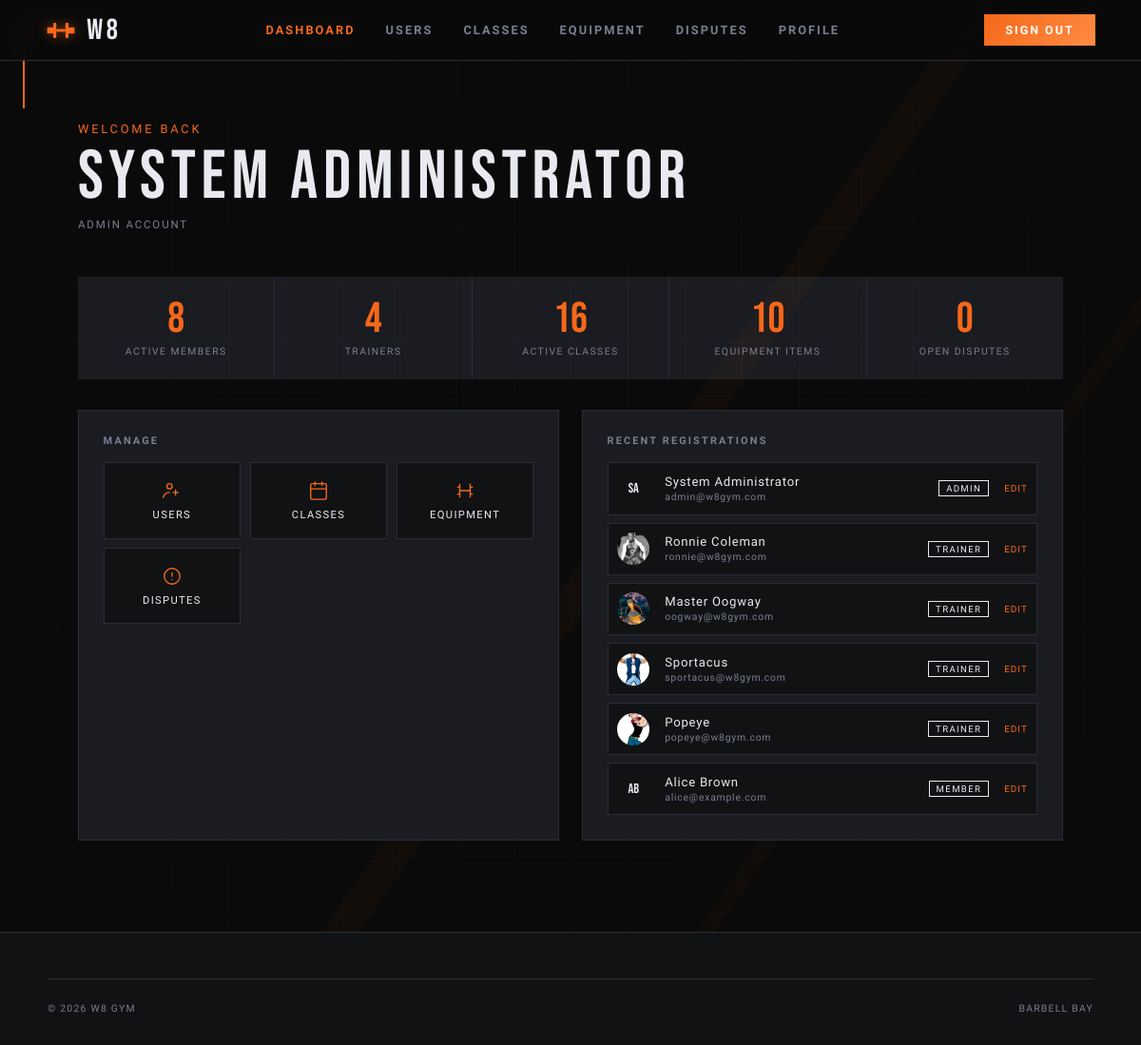
/pages/dashboard.php (signed in), run on the app's committed database.
### tables this page shows
CREATE TABLE users (
  id             INTEGER PRIMARY KEY AUTOINCREMENT,
  username       TEXT    NOT NULL UNIQUE,
  email          TEXT    NOT NULL UNIQUE,
  password_hash  TEXT    NOT NULL,
  first_name     TEXT    NOT NULL,
  last_name      TEXT    NOT NULL,
  phone          TEXT    DEFAULT NULL,
  date_of_birth  TEXT    DEFAULT NULL,   -- ISO-8601: YYYY-MM-DD
  photo_path     TEXT    DEFAULT NULL,   -- stored relative path
  role           TEXT    NOT NULL DEFAULT 'member'
                         CHECK (role IN ('member','trainer','admin')),
  is_active      INTEGER NOT NULL DEFAULT 1,
  created_at     TEXT    NOT NULL DEFAULT (datetime('now')),
  updated_at     TEXT    NOT NULL DEFAULT (datetime('now'))
  -- NOTE: update updated_at via UPDATE trigger or in application code
);

### config/session.php (called while the page is built, shortened)
<?php
function current_user(): ?array {
    return $_SESSION['user'] ?? null;
}
function require_login(string $redirect = '../pages/sign_in.php'): array {
    $user = current_user();
    return $user;
}

### pages/dashboard.php (the view, shortened to what this page needs)
<?php
require_once __DIR__ . '/../config/session.php';
$user  = require_login();
$db    = get_db();
$role  = $user['role'];
$admin_stats       = [];
if ($role === 'admin') {
    $admin_stats['total_members']  = $db->query('SELECT COUNT(*) FROM users WHERE role="member" AND is_active=1')->fetchColumn();
    $admin_stats['total_trainers'] = $db->query('SELECT COUNT(*) FROM users WHERE role="trainer" AND is_active=1')->fetchColumn();
    $admin_stats['total_classes']  = $db->query('SELECT COUNT(*) FROM classes WHERE is_active=1')->fetchColumn();
    $admin_stats['open_disputes']  = $db->query('SELECT COUNT(*) FROM disputes WHERE status="open"')->fetchColumn();
    $admin_stats['total_equipment'] = $db->query('SELECT COUNT(*) FROM equipment')->fetchColumn();
    $recent_users = $db->query(
        'SELECT id, first_name, last_name, email, role, photo_path, created_at FROM users ORDER BY created_at DESC LIMIT 6'
    )->fetchAll();
}
?>
<!DOCTYPE html>
<html lang="en">
<head>
  <link rel="stylesheet" href="../css/base.css">
  <link rel="stylesheet" href="../css/components.css">
  <link rel="stylesheet" href="../css/dashboard.css">
</head>
<body>
  <div class="bg-fixed bg-grid"></div>
  <div class="bg-fixed bg-diagonal"></div>
  <span class="corner corner--tl"></span>
  <?php
    require_once __DIR__ . '/../includes/nav.php';
  ?>
  <main>
    <header class="dash-hero">
      <div class="dash-hero__greeting">Welcome back</div>
      <div class="dash-hero__name"><?= htmlspecialchars($user['first_name'] . ' ' . $user['last_name']) ?></div>
      <div class="dash-hero__role"><?= ucfirst($role) ?> Account</div>
    </header>
    <?php if ($role === 'admin'): ?>
    <section style="max-width:1100px;margin:0 auto;padding:0 2rem 2rem;">
    <div class="stat-cards">
      <article class="stat-card">
        <div class="stat-card__n"><?= $admin_stats['total_members'] ?></div>
        <div class="stat-card__l">Active Members</div>
      </article>
      <article class="stat-card">
        <div class="stat-card__n"><?= $admin_stats['total_trainers'] ?></div>
        <div class="stat-card__l">Trainers</div>
      </article>
      <article class="stat-card">
        <div class="stat-card__n"><?= $admin_stats['total_classes'] ?></div>
        <div class="stat-card__l">Active Classes</div>
      </article>
      <article class="stat-card">
        <div class="stat-card__n"><?= $admin_stats['total_equipment'] ?></div>
        <div class="stat-card__l">Equipment Items</div>
      </article>
      <article class="stat-card">
        <div class="stat-card__n" style="<?= $admin_stats['open_disputes'] > 0 ? 'color:#e84040' : '' ?>"><?= $admin_stats['open_disputes'] ?></div>
        <div class="stat-card__l">Open Disputes</div>
      </article>
      </div>
    </section>
    <section class="dash-grid dash-grid--admin" style="grid-template-columns:1fr 1fr;">
    <article class="dash-card">
      <div class="dash-card__title">Manage</div>
      <div class="quick-links">
        <a href="admin_users.php" class="quick-link">
          <svg viewBox="0 0 24 24" fill="none"><circle cx="9" cy="7" r="3" stroke="currentColor" stroke-width="1.5"/><path d="M2 20c0-3.314 3.134-6 7-6" stroke="currentColor" stroke-width="1.5" stroke-linecap="round"/><path d="M16 11v6M13 14h6" stroke="currentColor" stroke-width="1.5" stroke-linecap="round"/></svg>
          <span>Users</span>
        </a>
        <a href="admin_classes.php" class="quick-link">
          <svg viewBox="0 0 24 24" fill="none"><rect x="3" y="4" width="18" height="18" rx="2" stroke="currentColor" stroke-width="1.5"/><path d="M3 10h18M8 2v4M16 2v4" stroke="currentColor" stroke-width="1.5" stroke-linecap="round"/></svg>
          <span>Classes</span>
        </a>
        <a href="admin_equipment.php" class="quick-link">
          <svg viewBox="0 0 24 24" fill="none"><path d="M6 4v16M18 4v16M3 8h3M18 8h3M3 16h3M18 16h3M6 12h12" stroke="currentColor" stroke-width="1.5"/></svg>
          <span>Equipment</span>
        </a>
        <a href="admin_disputes.php" class="quick-link">
          <svg viewBox="0 0 24 24" fill="none"><circle cx="12" cy="12" r="9" stroke="currentColor" stroke-width="1.5"/><path d="M12 8v4M12 16h.01" stroke="currentColor" stroke-width="1.5" stroke-linecap="round"/></svg>
          <span>Disputes</span>
        </a>
      </div>
    </article>
    <article class="dash-card">
      <div class="dash-card__title">Recent Registrations</div>
      <div class="user-list">
        <?php foreach ($recent_users as $u): ?>
        <article class="user-row">
          <div class="user-row__avatar">
            <?php if ($u['photo_path']): ?>
              <img src="../<?= htmlspecialchars($u['photo_path']) ?>" alt="">
            <?php else: ?>
              <?= strtoupper(substr($u['first_name'],0,1) . substr($u['last_name'],0,1)) ?>
            <?php endif; ?>
          </div>
          <div class="user-row__name"><?= htmlspecialchars($u['first_name'] . ' ' . $u['last_name']) ?><br>
            <span style="font-size:.65rem;color:var(--subtle)"><?= htmlspecialchars($u['email']) ?></span>
          </div>
          <span class="user-row__badge user-row__badge--<?= $u['role'] ?>"><?= $u['role'] ?></span>
          <a href="admin_users.php?edit=<?= $u['id'] ?>" style="font-family:var(--fu);font-size:.62rem;letter-spacing:.1em;text-transform:uppercase;color:var(--accent);">Edit</a>
        </article>
        <?php endforeach; ?>
      </div>
    </article>
    </section>
    <?php endif; ?>
  </main>
  <footer>
    <div class="footer-inner">
      <div class="footer-bottom">
        <span>&copy; 2026 W8 Gym</span>
        <span>Barbell Bay</span>
      </div>
    </div>
  </footer>
</body>
</html>

### css/base.css (style rules this page uses)
:root { --color-black: #0a0a0a; --color-dark: #111214; --color-steel: #1a1c21; --color-border: #2a2d35; --color-muted: #3e424f; --color-text: #e8eaf0; --color-subtle: #7a7f91; --color-accent: #f5681a; --color-accent2: #ff8c42; --color-glow: rgba(245, 104, 26, 0.18); --grad-accent: linear-gradient(135deg, var(--color-accent) 0%, var(--color-accent2) 100%); --radius-card: 2px; --radius-field: 2px; --transition: 0.22s cubic-bezier(0.4, 0, 0.2, 1); --font-display: 'Bebas Neue', sans-serif; --font-ui: 'Barlow Condensed', sans-serif; --font-body: 'Barlow', sans-serif; --fd: var(--font-display); --fu: var(--font-ui); --fb: var(--font-body); --t: var(--transition); --accent: var(--color-accent); --accent2: var(--color-accent2); --subtle: var(--color-subtle); --border: var(--color-border); --steel: var(--color-steel); --dark: var(--color-dark); --text: var(--color-text); --grad: var(--grad-accent); }
*, *::before, *::after { box-sizing: border-box; margin: 0; padding: 0; }
html { font-size: 16px; scroll-behavior: smooth; }
body { min-height: 100vh; background: var(--color-black); color: var(--color-text); font-family: var(--font-body); overflow-x: hidden; }
a { color: var(--color-accent); text-decoration: none; transition: color var(--transition); }
img { max-width: 100%; height: auto; display: block; }

### css/components.css (style rules this page uses)
.bg-layer, .bg-fixed { position: fixed; inset: 0; pointer-events: none; z-index: 0; }
.bg-grid { background-image: linear-gradient(rgba(255,255,255,0.025) 1px, transparent 1px), linear-gradient(90deg, rgba(255,255,255,0.025) 1px, transparent 1px); background-size: 60px 60px; mask-image: radial-gradient(ellipse 70% 70% at 50% 50%, black 30%, transparent 100%); }
.bg-diagonal { background: linear-gradient( 125deg, transparent 0%, transparent 52%, rgba(245,104,26,0.04) 52%, rgba(245,104,26,0.04) 54%, transparent 54%, transparent 72%, rgba(245,104,26,0.03) 72%, rgba(245,104,26,0.03) 73%, transparent 73% ); }
.corner { position: fixed; width: 90px; height: 90px; pointer-events: none; z-index: 1; }
.corner--tl { top: 24px; left: 24px; border-top: 2px solid var(--accent); border-left: 2px solid var(--accent); animation: corner-pulse 3s ease-in-out infinite; }
footer { position: relative; z-index: 10; background: var(--dark); border-top: 1px solid var(--border); padding: 3rem 2rem 2rem; }
.footer-inner { max-width: 1100px; margin: 0 auto; }
.footer-bottom { border-top: 1px solid var(--border); padding-top: 1.5rem; display: flex; justify-content: space-between; flex-wrap: wrap; gap: 1rem; font-family: var(--fu); font-size: .65rem; letter-spacing: .12em; text-transform: uppercase; color: var(--subtle); }

### data on the page
users: first_name+last_name "System Administrator", first_name+last_name "SA", email "admin@w8gym.com", role "ADMIN"
users: photo_path (picture), first_name+last_name "Ronnie Coleman", email "ronnie@w8gym.com", role "TRAINER"
users: photo_path (picture), first_name+last_name "Master Oogway", email "oogway@w8gym.com", role "TRAINER"
users: photo_path (picture), first_name+last_name "Sportacus", email "sportacus@w8gym.com", role "TRAINER"
users: photo_path (picture), first_name+last_name "Popeye", email "popeye@w8gym.com", role "TRAINER"
users: first_name+last_name "AB", first_name+last_name "Alice Brown", email "alice@example.com", role "MEMBER"

### other printed values
$role "ADMIN"
$admin_stats['total_members'] "8"
$admin_stats['total_trainers'] "4"
$admin_stats['total_classes'] "16"
$admin_stats['total_equipment'] "10"
$admin_stats['open_disputes'] "0"
